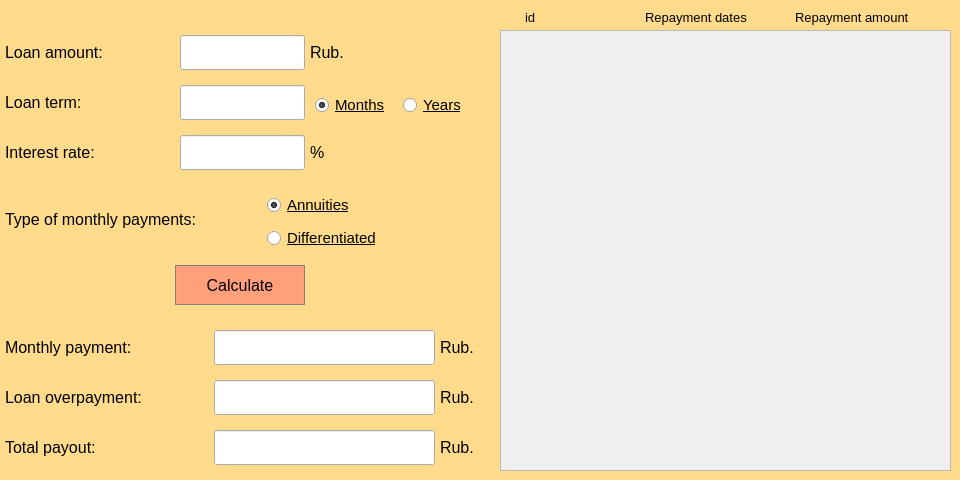
<?xml version="1.0" encoding="UTF-8"?>
<ui version="4.0">
 <class>CreditView</class>
 <widget class="QMainWindow" name="CreditView">
  <property name="geometry">
   <rect>
    <x>0</x>
    <y>0</y>
    <width>960</width>
    <height>480</height>
   </rect>
  </property>
  <property name="windowTitle">
   <string>CreditCalc (by Burshlat)</string>
  </property>
  <property name="styleSheet">
   <string notr="true">QMainWindow {
	background-color: rgb(255, 219, 139);
}</string>
  </property>
  <widget class="QWidget" name="centralwidget">
   <widget class="QLabel" name="label_8">
    <property name="geometry">
     <rect>
      <x>310</x>
      <y>135</y>
      <width>170</width>
      <height>35</height>
     </rect>
    </property>
    <property name="font">
     <font>
      <pointsize>12</pointsize>
     </font>
    </property>
    <property name="styleSheet">
     <string notr="true">QLabel {
	color: black; 
}</string>
    </property>
    <property name="text">
     <string>%</string>
    </property>
   </widget>
   <widget class="QLabel" name="label_6">
    <property name="geometry">
     <rect>
      <x>5</x>
      <y>330</y>
      <width>170</width>
      <height>35</height>
     </rect>
    </property>
    <property name="font">
     <font>
      <pointsize>12</pointsize>
     </font>
    </property>
    <property name="styleSheet">
     <string notr="true">QLabel {
	color: black; 
}</string>
    </property>
    <property name="text">
     <string>Monthly payment:</string>
    </property>
   </widget>
   <widget class="QLineEdit" name="lePercent">
    <property name="geometry">
     <rect>
      <x>180</x>
      <y>135</y>
      <width>125</width>
      <height>35</height>
     </rect>
    </property>
    <property name="font">
     <font>
      <pointsize>12</pointsize>
     </font>
    </property>
   </widget>
   <widget class="QWidget" name="verticalLayoutWidget">
    <property name="geometry">
     <rect>
      <x>500</x>
      <y>30</y>
      <width>451</width>
      <height>441</height>
     </rect>
    </property>
    <layout class="QVBoxLayout" name="tableLayout">
     <item>
      <widget class="QScrollArea" name="saTableScroll">
       <property name="font">
        <font>
         <pointsize>12</pointsize>
        </font>
       </property>
       <property name="widgetResizable">
        <bool>true</bool>
       </property>
       <widget class="QWidget" name="scrollAreaWidgetContents_2">
        <property name="geometry">
         <rect>
          <x>0</x>
          <y>0</y>
          <width>447</width>
          <height>437</height>
         </rect>
        </property>
       </widget>
      </widget>
     </item>
    </layout>
   </widget>
   <widget class="QLabel" name="label_13">
    <property name="geometry">
     <rect>
      <x>525</x>
      <y>0</y>
      <width>21</width>
      <height>35</height>
     </rect>
    </property>
    <property name="font">
     <font>
      <pointsize>10</pointsize>
     </font>
    </property>
    <property name="styleSheet">
     <string notr="true">QLabel {
	color: black; 
}</string>
    </property>
    <property name="text">
     <string>id</string>
    </property>
   </widget>
   <widget class="QLineEdit" name="leMonthResult">
    <property name="geometry">
     <rect>
      <x>214</x>
      <y>330</y>
      <width>221</width>
      <height>35</height>
     </rect>
    </property>
    <property name="font">
     <font>
      <pointsize>12</pointsize>
     </font>
    </property>
    <property name="readOnly">
     <bool>true</bool>
    </property>
   </widget>
   <widget class="QLabel" name="label_7">
    <property name="geometry">
     <rect>
      <x>5</x>
      <y>380</y>
      <width>170</width>
      <height>35</height>
     </rect>
    </property>
    <property name="font">
     <font>
      <pointsize>12</pointsize>
     </font>
    </property>
    <property name="styleSheet">
     <string notr="true">QLabel {
	color: black; 
}</string>
    </property>
    <property name="text">
     <string>Loan overpayment:</string>
    </property>
   </widget>
   <widget class="QLabel" name="label_12">
    <property name="geometry">
     <rect>
      <x>440</x>
      <y>430</y>
      <width>50</width>
      <height>35</height>
     </rect>
    </property>
    <property name="font">
     <font>
      <pointsize>12</pointsize>
     </font>
    </property>
    <property name="styleSheet">
     <string notr="true">QLabel {
	color: black; 
}</string>
    </property>
    <property name="text">
     <string>Rub.</string>
    </property>
   </widget>
   <widget class="QLabel" name="label_10">
    <property name="geometry">
     <rect>
      <x>440</x>
      <y>330</y>
      <width>50</width>
      <height>35</height>
     </rect>
    </property>
    <property name="font">
     <font>
      <pointsize>12</pointsize>
     </font>
    </property>
    <property name="styleSheet">
     <string notr="true">QLabel {
	color: black; 
}</string>
    </property>
    <property name="text">
     <string>Rub.</string>
    </property>
   </widget>
   <widget class="QLineEdit" name="leSumResult">
    <property name="geometry">
     <rect>
      <x>214</x>
      <y>430</y>
      <width>221</width>
      <height>35</height>
     </rect>
    </property>
    <property name="font">
     <font>
      <pointsize>12</pointsize>
     </font>
    </property>
    <property name="readOnly">
     <bool>true</bool>
    </property>
   </widget>
   <widget class="QLabel" name="label_11">
    <property name="geometry">
     <rect>
      <x>440</x>
      <y>380</y>
      <width>50</width>
      <height>35</height>
     </rect>
    </property>
    <property name="font">
     <font>
      <pointsize>12</pointsize>
     </font>
    </property>
    <property name="styleSheet">
     <string notr="true">QLabel {
	color: black; 
}</string>
    </property>
    <property name="text">
     <string>Rub.</string>
    </property>
   </widget>
   <widget class="QLabel" name="label_15">
    <property name="geometry">
     <rect>
      <x>795</x>
      <y>0</y>
      <width>141</width>
      <height>35</height>
     </rect>
    </property>
    <property name="font">
     <font>
      <pointsize>10</pointsize>
     </font>
    </property>
    <property name="styleSheet">
     <string notr="true">QLabel {
	color: black; 
}</string>
    </property>
    <property name="text">
     <string>Repayment amount</string>
    </property>
   </widget>
   <widget class="QLabel" name="label">
    <property name="geometry">
     <rect>
      <x>5</x>
      <y>35</y>
      <width>170</width>
      <height>35</height>
     </rect>
    </property>
    <property name="font">
     <font>
      <pointsize>12</pointsize>
     </font>
    </property>
    <property name="styleSheet">
     <string notr="true">QLabel {
	color: black; 
}</string>
    </property>
    <property name="text">
     <string>Loan amount:</string>
    </property>
   </widget>
   <widget class="QLabel" name="label_3">
    <property name="geometry">
     <rect>
      <x>5</x>
      <y>135</y>
      <width>170</width>
      <height>35</height>
     </rect>
    </property>
    <property name="font">
     <font>
      <pointsize>12</pointsize>
     </font>
    </property>
    <property name="styleSheet">
     <string notr="true">QLabel {
	color: black; 
}</string>
    </property>
    <property name="text">
     <string>Interest rate:</string>
    </property>
   </widget>
   <widget class="QLineEdit" name="leTerm">
    <property name="geometry">
     <rect>
      <x>180</x>
      <y>85</y>
      <width>125</width>
      <height>35</height>
     </rect>
    </property>
    <property name="font">
     <font>
      <pointsize>12</pointsize>
     </font>
    </property>
   </widget>
   <widget class="QLabel" name="label_5">
    <property name="geometry">
     <rect>
      <x>5</x>
      <y>430</y>
      <width>170</width>
      <height>35</height>
     </rect>
    </property>
    <property name="font">
     <font>
      <pointsize>12</pointsize>
     </font>
    </property>
    <property name="styleSheet">
     <string notr="true">QLabel {
	color: black; 
}</string>
    </property>
    <property name="text">
     <string>Total payout:</string>
    </property>
   </widget>
   <widget class="QLineEdit" name="leSum">
    <property name="geometry">
     <rect>
      <x>180</x>
      <y>35</y>
      <width>125</width>
      <height>35</height>
     </rect>
    </property>
    <property name="font">
     <font>
      <pointsize>12</pointsize>
     </font>
    </property>
   </widget>
   <widget class="QLabel" name="label_14">
    <property name="geometry">
     <rect>
      <x>645</x>
      <y>0</y>
      <width>131</width>
      <height>35</height>
     </rect>
    </property>
    <property name="font">
     <font>
      <pointsize>10</pointsize>
     </font>
    </property>
    <property name="styleSheet">
     <string notr="true">QLabel {
	color: black; 
}</string>
    </property>
    <property name="text">
     <string>Repayment dates</string>
    </property>
   </widget>
   <widget class="QLabel" name="label_4">
    <property name="geometry">
     <rect>
      <x>5</x>
      <y>202</y>
      <width>251</width>
      <height>35</height>
     </rect>
    </property>
    <property name="font">
     <font>
      <pointsize>12</pointsize>
     </font>
    </property>
    <property name="styleSheet">
     <string notr="true">QLabel {
	color: black; 
}</string>
    </property>
    <property name="text">
     <string>Type of monthly payments:</string>
    </property>
   </widget>
   <widget class="QWidget" name="layoutWidget1">
    <property name="geometry">
     <rect>
      <x>267</x>
      <y>190</y>
      <width>221</width>
      <height>64</height>
     </rect>
    </property>
    <layout class="QVBoxLayout" name="verticalLayout">
     <property name="leftMargin">
      <number>0</number>
     </property>
     <property name="topMargin">
      <number>0</number>
     </property>
     <property name="bottomMargin">
      <number>0</number>
     </property>
     <item>
      <widget class="QRadioButton" name="rbAnnu">
       <property name="font">
        <font>
         <pointsize>11</pointsize>
         <underline>true</underline>
        </font>
       </property>
       <property name="styleSheet">
        <string notr="true">QRadioButton {
	color: black;
}</string>
       </property>
       <property name="text">
        <string>Annuities</string>
       </property>
       <property name="checked">
        <bool>true</bool>
       </property>
      </widget>
     </item>
     <item>
      <widget class="QRadioButton" name="rbDiffer">
       <property name="font">
        <font>
         <pointsize>11</pointsize>
         <underline>true</underline>
        </font>
       </property>
       <property name="styleSheet">
        <string notr="true">QRadioButton {
	color: black;
}</string>
       </property>
       <property name="text">
        <string>Differentiated</string>
       </property>
      </widget>
     </item>
    </layout>
   </widget>
   <widget class="QWidget" name="layoutWidget">
    <property name="geometry">
     <rect>
      <x>315</x>
      <y>85</y>
      <width>170</width>
      <height>41</height>
     </rect>
    </property>
    <layout class="QHBoxLayout" name="horizontalLayout">
     <item>
      <widget class="QRadioButton" name="rbMonth">
       <property name="font">
        <font>
         <pointsize>11</pointsize>
         <italic>false</italic>
         <bold>false</bold>
         <underline>true</underline>
         <strikeout>false</strikeout>
        </font>
       </property>
       <property name="tabletTracking">
        <bool>false</bool>
       </property>
       <property name="styleSheet">
        <string notr="true">QRadioButton {
	color: black;
}</string>
       </property>
       <property name="text">
        <string>Months</string>
       </property>
       <property name="checked">
        <bool>true</bool>
       </property>
      </widget>
     </item>
     <item>
      <widget class="QRadioButton" name="rbYear">
       <property name="font">
        <font>
         <pointsize>11</pointsize>
         <underline>true</underline>
        </font>
       </property>
       <property name="styleSheet">
        <string notr="true">QRadioButton {
	color: black;
}</string>
       </property>
       <property name="text">
        <string>Years</string>
       </property>
       <property name="checked">
        <bool>false</bool>
       </property>
      </widget>
     </item>
    </layout>
   </widget>
   <widget class="QLabel" name="label_2">
    <property name="geometry">
     <rect>
      <x>5</x>
      <y>85</y>
      <width>170</width>
      <height>35</height>
     </rect>
    </property>
    <property name="font">
     <font>
      <pointsize>12</pointsize>
     </font>
    </property>
    <property name="styleSheet">
     <string notr="true">QLabel {
	color: black; 
}</string>
    </property>
    <property name="text">
     <string>Loan term:</string>
    </property>
   </widget>
   <widget class="QPushButton" name="btnResult">
    <property name="geometry">
     <rect>
      <x>175</x>
      <y>265</y>
      <width>130</width>
      <height>40</height>
     </rect>
    </property>
    <property name="font">
     <font>
      <pointsize>12</pointsize>
     </font>
    </property>
    <property name="styleSheet">
     <string notr="true">QPushButton {
  background-color: rgb(255, 160, 122);
  color: black; 
  border: 1px solid gray;
}

QPushButton:pressed {
    background-color: qlineargradient(x1: 0, y1: 0, x2: 0, y2: 1,
                                      stop: 0 #FF7832, stop: 1 #FF9739);
}</string>
    </property>
    <property name="text">
     <string>Calculate</string>
    </property>
   </widget>
   <widget class="QLabel" name="label_9">
    <property name="geometry">
     <rect>
      <x>310</x>
      <y>35</y>
      <width>170</width>
      <height>35</height>
     </rect>
    </property>
    <property name="font">
     <font>
      <pointsize>12</pointsize>
     </font>
    </property>
    <property name="styleSheet">
     <string notr="true">QLabel {
	color: black; 
}</string>
    </property>
    <property name="text">
     <string>Rub.</string>
    </property>
   </widget>
   <widget class="QLineEdit" name="leOverpay">
    <property name="geometry">
     <rect>
      <x>214</x>
      <y>380</y>
      <width>221</width>
      <height>35</height>
     </rect>
    </property>
    <property name="font">
     <font>
      <pointsize>12</pointsize>
     </font>
    </property>
    <property name="readOnly">
     <bool>true</bool>
    </property>
   </widget>
  </widget>
 </widget>
 <resources/>
 <connections/>
</ui>
